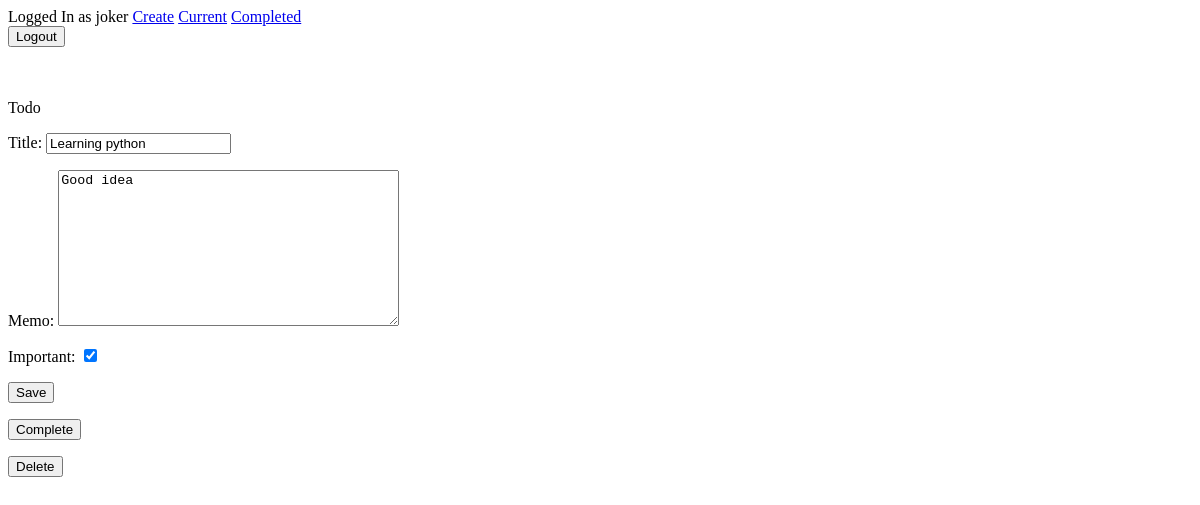
The page /todo/4/ (signed in) on the database as committed earlier.
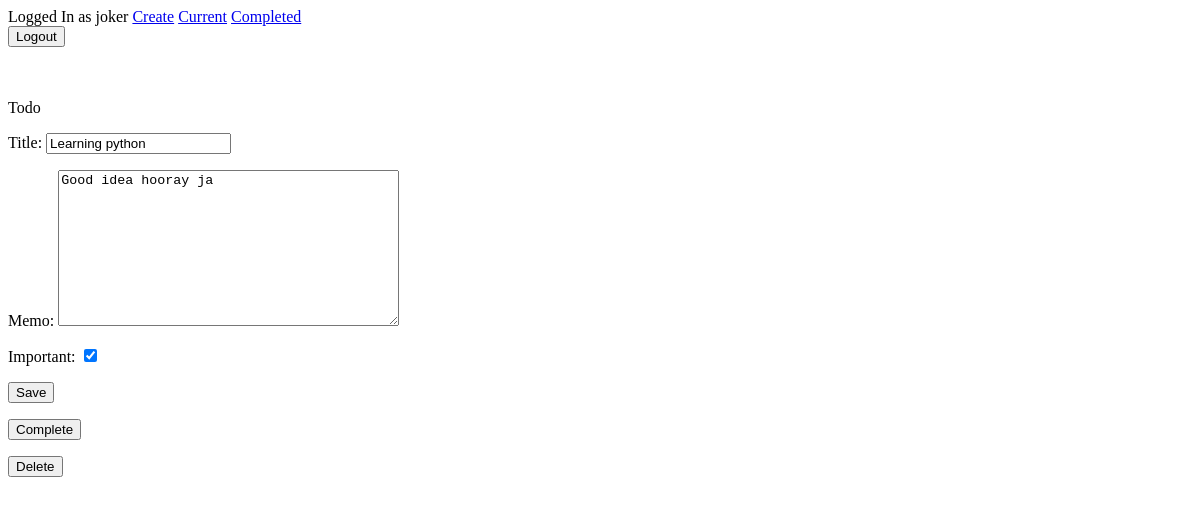
The same page on the database as committed later.
### todo/models.py (models this page shows, shortened)
class Todo(models.Model):
    title = models.CharField(max_length=100)
    memo = models.TextField(blank=True)
    created = models.DateTimeField(auto_now_add=True)
    datecompleted = models.DateTimeField(null=True, blank=True)
    important = models.BooleanField(default=False)
    user = models.ForeignKey(User, on_delete=models.CASCADE)

### todo/views.py (the view, shortened to what this page needs)
# urls.py: path('todo/<int:todo_pk>/',views.viewtodo, name="viewtodo"),
@login_required
def viewtodo(request, todo_pk):
    todo = get_object_or_404(Todo, pk=todo_pk, user=request.user)
    if request.method == 'GET':
        form = TodoForm(instance=todo)
        return render(request, 'todo/viewtodo.html', {'todo':todo, 'form':form})

### todo/templates/todo/viewtodo.html (shortened to what this page needs)
{% extends 'todo/base.html' %}
{% block content %}
Todo
<form method="POST">
{{ form.as_p }}
<button type="submit">Save</button>
</form>
<form method="POST" action="{% url 'completetodo' todo.id %}">
<button type="submit">Complete</button>
</form>
<form method="POST" action="{% url 'deletetodo' todo.id %}">
<button type="submit">Delete</button>
</form>
{% endblock %}

Rows that differ between the two databases and show on the page:
changed Todo "Learning python": memo "Good idea" → "Good idea hooray ja"
